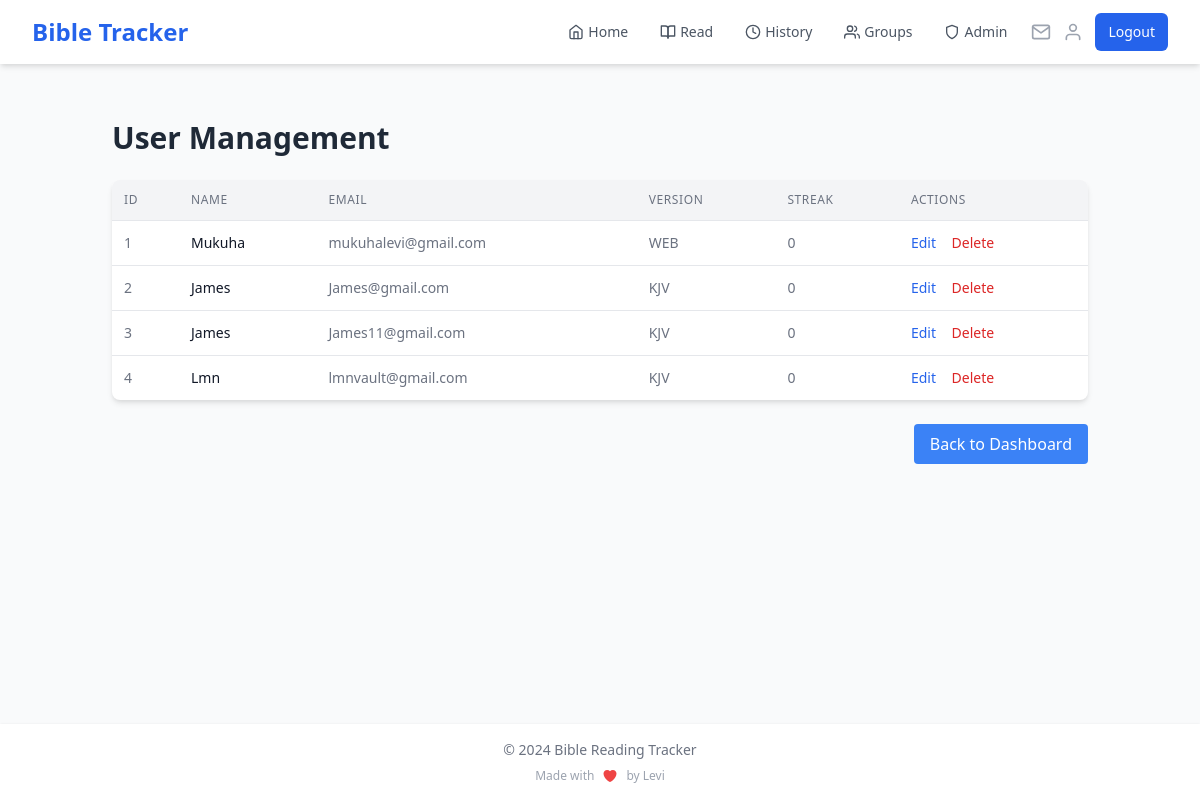
Before: /admin/users (signed in) with the older database file.
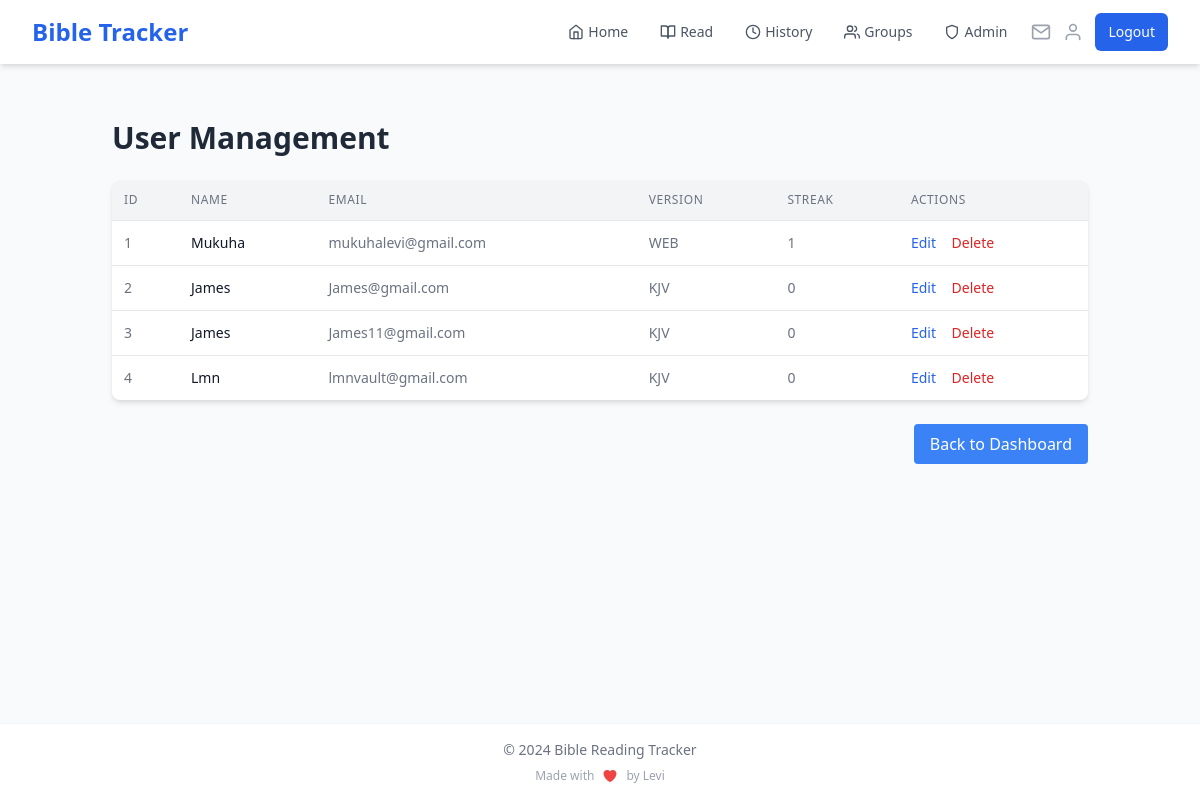
After: the same page with the newer database file.
### app.py (models this page shows)
class User(UserMixin, db.Model):
    id = db.Column(db.Integer, primary_key=True)
    name = db.Column(db.String(100), nullable=False)
    email = db.Column(db.String(120), unique=True, nullable=False, index=True)
    password_hash = db.Column(db.String(200), nullable=False)
    streak = db.Column(db.Integer, default=0)
    last_read_date = db.Column(db.DateTime, index=True)
    readings = db.relationship('Reading', backref='user', lazy='dynamic')
    preferred_version = db.Column(db.String(10), default='KJV')
    created_groups = db.relationship('ReadingGroup', backref='creator', lazy='dynamic')
    group_memberships = db.relationship('GroupMember', backref='user', lazy='dynamic')

### app.py (the view)
@app.route('/admin/users')
@login_required
@admin_required
def admin_users():
    page = request.args.get('page', 1, type=int)
    per_page = 20
    users = User.query.paginate(page=page, per_page=per_page, error_out=False)
    return render_template('admin/users.html', users=users)

### app.py (called while the page is built)
@login_manager.user_loader
def load_user(user_id):
    if 'user_id' in session:
        return User.query.get(int(session['user_id']))
    return None

@app.context_processor
def inject_user_name():
    if current_user.is_authenticated:
        return dict(user_name=current_user.name)
    return dict(user_name='Guest')

@app.context_processor
def inject_invitation_count():
    if current_user.is_authenticated:
        invitation_count = GroupInvitation.query.filter(
            GroupInvitation.email == current_user.email,
            GroupInvitation.used == False,
            GroupInvitation.expires_at > datetime.utcnow()
        ).count()
        return dict(invitation_count=invitation_count)
    return dict(invitation_count=0)

def admin_required(f):
    @wraps(f)
    def decorated_function(*args, **kwargs):
        if not current_user.is_authenticated or current_user.email.lower() != 'mukuhalevi@gmail.com'.lower():
            flash('You do not have permission to access the admin panel.')
            return redirect(url_for('home'))
        return f(*args, **kwargs)
    return decorated_function

### templates/admin/users.html (shortened to what this page needs)
{% extends "base.html" %}
{% block content %}
<div class="container mx-auto p-6">
    <h1 class="text-3xl font-bold mb-6 text-gray-800">User Management</h1>
    <div class="bg-white shadow-md rounded-lg overflow-hidden">
        <table class="w-full">
            <thead class="bg-gray-100 border-b">
                <tr>
                    <th class="p-3 text-left text-xs font-medium text-gray-500 uppercase tracking-wider">ID</th>
                    <th class="p-3 text-left text-xs font-medium text-gray-500 uppercase tracking-wider">Name</th>
                    <th class="p-3 text-left text-xs font-medium text-gray-500 uppercase tracking-wider">Email</th>
                    <th class="p-3 text-left text-xs font-medium text-gray-500 uppercase tracking-wider">Version</th>
                    <th class="p-3 text-left text-xs font-medium text-gray-500 uppercase tracking-wider">Streak</th>
                    <th class="p-3 text-left text-xs font-medium text-gray-500 uppercase tracking-wider">Actions</th>
                </tr>
            </thead>
            <tbody class="divide-y divide-gray-200">
                {% for user in users.items %}
                <tr class="hover:bg-gray-50">
                    <td class="p-3 whitespace-nowrap text-sm text-gray-500">{{ user.id }}</td>
                    <td class="p-3 whitespace-nowrap text-sm font-medium text-gray-900">{{ user.name }}</td>
                    <td class="p-3 whitespace-nowrap text-sm text-gray-500">{{ user.email }}</td>
                    <td class="p-3 whitespace-nowrap text-sm text-gray-500">{{ user.preferred_version }}</td>
                    <td class="p-3 whitespace-nowrap text-sm text-gray-500">{{ user.streak }}</td>
                    <td class="p-3 whitespace-nowrap text-sm font-medium">
                        <a href="{{ url_for('admin_edit_user', user_id=user.id) }}" class="text-blue-600 hover:text-blue-900 mr-3">Edit</a>
                        <form method="POST" action="{{ url_for('admin_delete_user', user_id=user.id) }}" class="inline">
                            <button type="submit" class="text-red-600 hover:text-red-900" onclick="return confirm('Are you sure?')">Delete</button>
                        </form>
                    </td>
                </tr>
                {% endfor %}
            </tbody>
        </table>
    </div>
    <div class="mt-6 flex items-center justify-between">
        <a href="{{ url_for('admin_dashboard') }}" class="px-4 py-2 bg-blue-500 text-white rounded hover:bg-blue-600">
            Back to Dashboard
        </a>
    </div>
</div>
{% endblock %}

Changed rows visible on the page:
changed User "Mukuha": streak "0" → "1"
